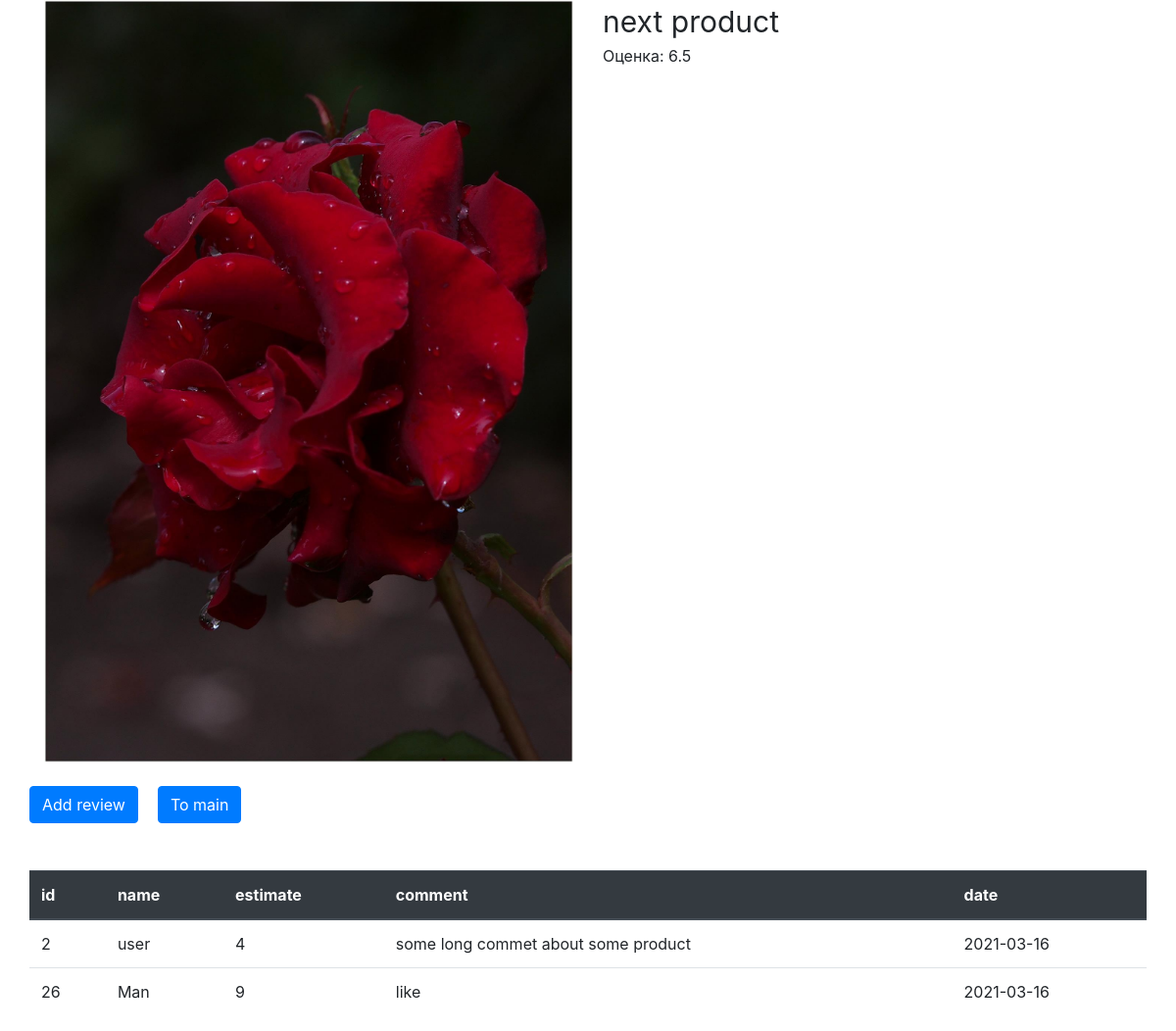
The app's page /product.php?product_id=2 with its own data.
### tables this page shows
CREATE TABLE `product` (
  `id` int(11) NOT NULL,
  `product_name` varchar(255) DEFAULT NULL,
  `product_img` text DEFAULT NULL,
  `product_data` date DEFAULT NULL,
  `product_usr_add` varchar(255) DEFAULT NULL,
  `product_review` int(11) DEFAULT NULL,
  `product_midprice` varchar(255) DEFAULT NULL
);

CREATE TABLE `reviews` (
  `id` int(11) NOT NULL,
  `rev_usr_name` varchar(255) NOT NULL,
  `rev_estimate` int(11) DEFAULT NULL,
  `rev_comment` text DEFAULT NULL,
  `rev_date` date NOT NULL,
  `product_id` int(11) NOT NULL
);

### db.php (called while the page is built, shortened)
<?php
class DB
{
    static private $db;
    protected static $instance = null;
    public function __construct(){
        if (self::$instance === null){
            try {
                self::$db = new PDO(
                    'mysql:host='.self::DB_HOST.';dbname='.self::DB_NAME,
                    self::DB_USER,
                    self::DB_PASSWORD,
                    $options = [
                        PDO::ATTR_ERRMODE => PDO::ERRMODE_EXCEPTION,
                        PDO::ATTR_DEFAULT_FETCH_MODE => PDO::FETCH_ASSOC,
                        PDO::MYSQL_ATTR_INIT_COMMAND => "SET NAMES ".self::CHARSET
                    ]
                );
            } catch (PDOException $e) {
                throw new Exception ($e->getMessage());
            }
        }
        return self::$instance;
    }
    public static function query($stmt)  {
        return self::$db->query($stmt);
    }
    public static function run($query, $args = [])  {
        try{
            if (!$args) {
                return self::query($query);
            }
            $stmt = self::prepare($query);
            $stmt->execute($args);
            return $stmt;
        } catch (PDOException $e) {
            throw new Exception($e->getMessage());
        }
    }
    public static function getRow($query, $args = [])  {
        return self::run($query, $args)->fetch();
    }
    public static function getRows($query, $args = [])  {
        return self::run($query, $args)->fetchAll();
    }
    public static function getValue($query, $args = [])  {
        $result = self::getRow($query, $args);
        if (!empty($result)) {
            $result = array_shift($result);
        }
        return $result;
    }
}

### dbPrj.php (called while the page is built, shortened)
<?php
include_once ('db.php');
class dbPrj {
    public function getProductById() {
        $db = new DB;
        $sql = "SELECT * FROM `product` WHERE `id` =". $_GET['product_id'];
        $res = $db::getRow($sql);
        return $res;
    }
    public function getReviewById(){
        $sql = "SELECT * FROM reviews WHERE product_id =". $_GET['product_id'];
        return (new DB)::getRows($sql);
    }
    public function getAVGEstimate(){
        $db = new DB;
        $sqlAvg = "SELECT
            AVG(`rev_estimate`)
            FROM `reviews`
            WHERE `product_id`= " . $_GET['product_id'];
        return $db::getValue($sqlAvg);
    }
}

### product.php (the view, shortened to what this page needs)
<!doctype html>
<html lang="en">
<head>
    <link rel="stylesheet" href="/css/bootstrap.min.css">
    <link rel="stylesheet" href="/css/style.css">
    <link rel="stylesheet" href="https://use.fontawesome.com/releases/v5.7.0/css/all.css">
</head>
<body>
<?php
include_once ('dbPrj.php');
$res = (new dbPrj())->getProductById();
$resAvg = (new dbPrj())->getAVGEstimate();
?>
<div class="container">
    <div class="row">
        <div class="col-md-6">
            <?php if ($res['product_img']) :?>
                <img class="prd_img" src="<?=$res['product_img']?>" alt="...">
            <?php endif; ?>
        </div>
        <div class="col-md-6">
            <div class="box">
                <div class="box__name">
                    <?=$res['product_name']?>
                </div>
                <div class="box__estimate">
                    Oценка: <span> <?=round($resAvg, 2)?> </span>
                </div>
            </div>
        </div>
    </div>
    <br>
    <div class="row">
        <a href="addReview.php?product_id=<?=$_GET['product_id']?>" type="button" class="btn btn-primary" role="button">Add review</a>
        <a href="index.php" type="button" class="btn btn-primary" role="button">To main</a>
    </div>
</div>
<?php
$res = (new dbPrj())->getReviewById();
if (count($res)) :
?>
<br>
<br>
<div class="container">
    <div class="row">
        <table class="table">
            <thead class="thead-dark">
                <tr>
                    <th>id</th>
                    <th>name</th>
                    <th>estimate</th>
                    <th>comment</th>
                    <th>date</th>
                </tr>
            </thead>
            <tbody>
            <?php
            foreach ($res as $item):
            ?>
                <tr>
                    <td><?=$item['id']?></td>
                    <td><?=$item['rev_usr_name']?></td>
                    <td><?=$item['rev_estimate']?></td>
                    <td><?=$item['rev_comment']?></td>
                    <td><?=$item['rev_date']?></td>
                </tr>
            <?php
            endforeach;
            ?>
            </tbody>
        </table>
    </div>
</div>
<?php
endif;
?>
</body>
</html>

### css/style.css (style rules this page uses)
body { max-width: 1440px; margin: 0 auto; }
.prd_img { max-width: 100%; }
.box__name { font-size: 30px; }
.btn + .btn { margin-left: 20px; }

### records on screen
product: product_img (picture), product_name "next product"
reviews: id "2", rev_usr_name "user", rev_estimate "4", rev_comment "some long commet about some product", rev_date "2021-03-16"
reviews: id "26", rev_usr_name "Man", rev_estimate "9", rev_comment "like", rev_date "2021-03-16"

### other values on screen
$resAvg "6.5"
